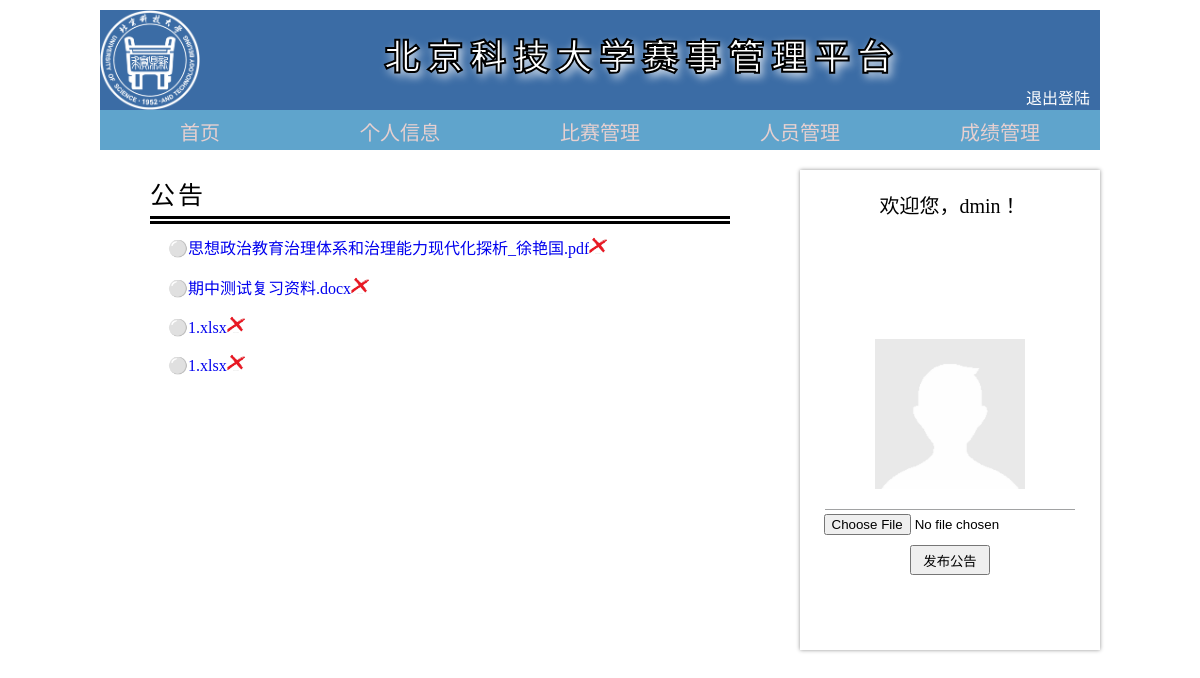
The app's page /admhome/ (signed in), older data.
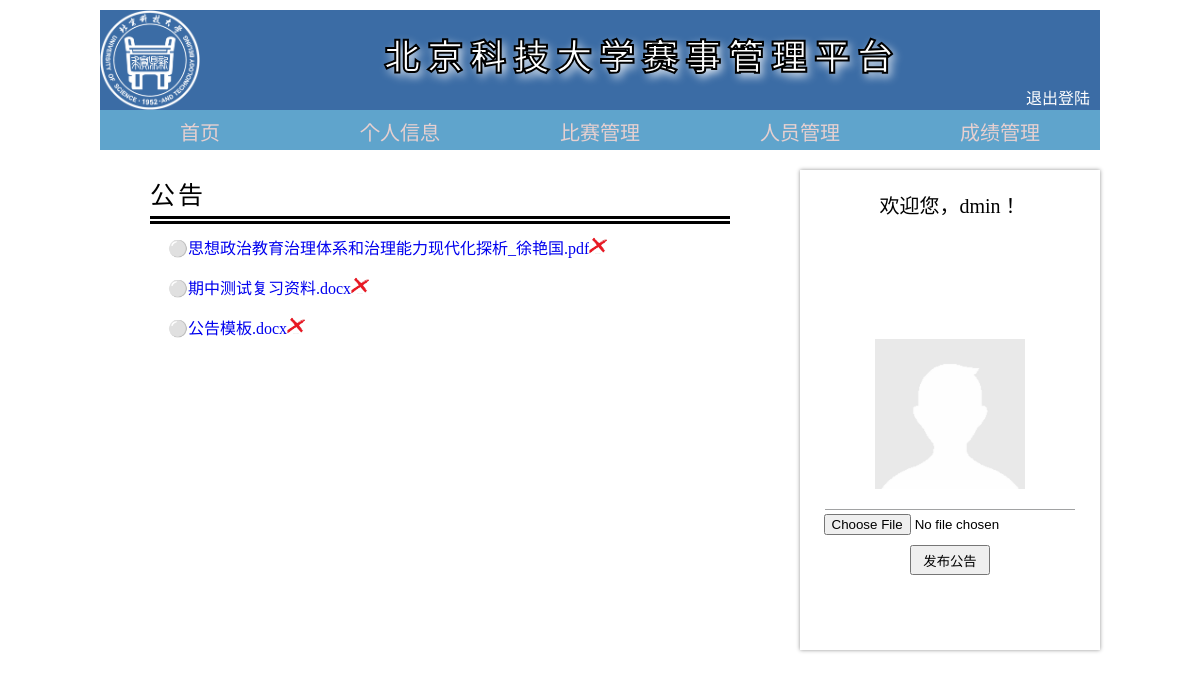
The same page, newer data.
### controller/models.py (models this page shows)
class Notices(models.Model):
    noti_name = models.CharField(max_length=200, null=True, blank=True)

### controller/views.py (the view)
# urls.py: path('admhome/', views.admhome, name="ADMHOME"),
def admhome(request):
    _name = request.session.get('name')
    _id = request.session.get('id')
    k = Notices.objects.filter()
    LIST = []
    for i in k:
        LIST.append(i)
    up_name = _name[1:]
    return render(request, 'admhome.html', {'adname': up_name, 'notice_list': LIST})

### templates/admhome.html (shortened to what this page needs)
{% load static %}
<!doctype html>
<html>
    <head>
    </head>
    <body>
        <div class="d">
            <div class="header">
                <img src="{% static "img/lg.png" %}" class="logo" alt="北京科技大学"/>
                <p class="n">北京科技大学赛事管理平台</p>
                <a href="/logout/" class="logout">退出登陆</a>
            </div>
            <div class="daohang">
                <a href = {% url 'ADMHOME' %}  id="daohang_a" class="daohang_a" target="_blank">首页</a><a href = {% url 'ADMPRIVATE' %}  id="daohang_a" class="daohang_a" target="_blank">个人信息</a><a href = {% url 'ADMDELIVER' %} id="daohang_a" class="daohang_a" target="_blank">比赛管理</a><a href={% url 'ADMPEOPLE' %}  id="daohang_a" class="daohang_a" target="_blank">人员管理</a><a href={% url 'ADMARK' %} id="daohang_a" class="daohang_a" target="_blank">成绩管理</a>
            </div>
        </div>
        <div class="third">
                <div class="third_left">
                    <p class="gonggao">公告</p>
                    <table>
                        <tbody>
                            {% for noti in notice_list %}
                                <p style="position: relative; left: 10%;"> ⚪<a href="{% url 'DOWNLOAD' noti.noti_name %}">{{ noti.noti_name }}</a><a href="{% url 'NODELETE' noti.noti_name %}" onclick="return del()"><img src={% static "img/delete.png" %} class="img1"></a></p>
                            {% endfor %}
                        </tbody>
                    </table>
                </div>
                <div class="third_right">
                    <p style="font-size: 20px;">欢迎您，{{ adname }}！</p>
                    <img src={% static "img/timg.jpg" %} class="touxiang" alt="头像"/>
                    <form action="{% url 'UPNOTICE' 1 %}" method="post" enctype="multipart/form-data" >
                    <input type="file" name="gongao">
                    <div>
                        <button type="submit" onclick=alert("公告发布成功!")>发布公告</button>
                    </div>
                    </form>
                </div>
            </div>
    </body>
</html>

Row changes from the older to the newer data that the page shows:
removed Notices: noti_name "1.xlsx"
removed Notices: noti_name "1.xlsx"
added Notices: noti_name "公告模板.docx"
